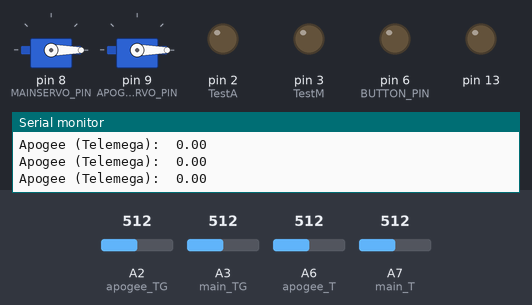
Recording of a sketch running on a simulated Arduino Nano, built with avr-gcc and run on an emulated ATmega328P. On the bench: 2 × servo, output pins drawn as LEDs (lit = HIGH), the last lines printed to the serial monitor. The test bench sets the inputs (shaded band); at power-on: A2 (apogee_TG) = 512, A6 (apogee_T) = 512, A3 (main_TG) = 512, A7 (main_T) = 512. Pins used as bus, display or sensor lines are not drawn.

Above: at 1.2 s.
1.3 s: A2 (apogee_TG) set to 524
4.3 s: A6 (apogee_T) set to 535
10.3 s: A6 (apogee_T) set to 703
11.8 s: A6 (apogee_T) set to 731
14.8 s: A2 (apogee_TG) set to 30
At 15.8 s:
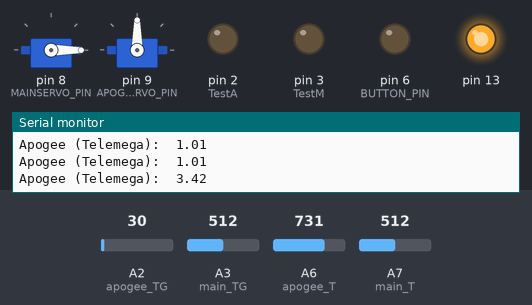
Timing chart, 0 to 17.3 s (numbered marks = the images above; inputs shaded):
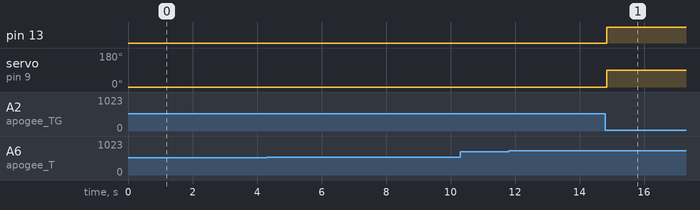

Measured:
- after the input at 14.8 s, pin 13: LOW → HIGH at once; servo on pin 9 (APOGEESERVO_PIN): 0° → 90° at once

The sketch:

sketch_feb14a.ino
```cpp
#include <Servo.h>

// constants won't change

const int APOGEESERVO_PIN = 9; // Arduino pin connected to servo motor's pin
const int MAINSERVO_PIN = 8;

const int BUTTON_PIN = 6;

int TestA = 2;
int TestM = 3;

int apogee_T = A6; //Define, switched them for testing
int apogee_TG = A2;
int main_T = A7;
int main_TG = A3;

int apogee_TVal = 0;
int apogee_TGVal = 0;
int main_TVal = 0;
int main_TGVal = 0;

int buttonState = 0;

Servo servoM;                 // create servo object to control a servo
Servo servoA;

// variables will change:

int AngleA = 0;
int AngleM = 0;

void setup() {
  Serial.begin(9600);         // initialize serial

  pinMode(APOGEESERVO_PIN, OUTPUT); // Define the Relaypin as output pin
  pinMode(MAINSERVO_PIN, OUTPUT);
  digitalWrite(APOGEESERVO_PIN, HIGH);
  digitalWrite(MAINSERVO_PIN, HIGH);

  pinMode(apogee_T, INPUT);
  pinMode(apogee_TG, INPUT);

  pinMode(main_T, INPUT);
  pinMode(main_TG, INPUT);

  servoM.attach(MAINSERVO_PIN);    // attaches the servo on pin 9 to the servo object
  servoA.attach(APOGEESERVO_PIN);
  pinMode(13, OUTPUT);
  digitalWrite(13, LOW);
  servoA.write(AngleA);
  servoM.write(AngleM);

  pinMode(BUTTON_PIN, OUTPUT);
  pinMode(TestA, OUTPUT);
  pinMode(TestM, OUTPUT);
  digitalWrite(TestA, LOW);
  digitalWrite(TestM, LOW);
}

void loop() {

  apogee_TVal = analogRead(apogee_T);
  apogee_TGVal = analogRead(apogee_TG);


  main_TVal = analogRead(main_T);
  main_TGVal = analogRead(main_TG);

  float apogee_TVolt = (apogee_TVal - apogee_TGVal)/204.8;
  float main_TVolt = (main_TVal - main_TGVal)/204.8;

  int apogee_On = digitalRead(APOGEESERVO_PIN);
  int main_On = digitalRead(MAINSERVO_PIN);

  Serial.print("Apogee (Telemega):  "); Serial.print(apogee_TVolt); Serial.print('\n');
  //Serial.print("Main (Telemega):    "); Serial.print(main_TVolt); Serial.print('\n');

  //Serial.print("Main_Relay: "); Serial.print(main_On); Serial.print('\n');


  buttonState = digitalRead(BUTTON_PIN);

  if (buttonState == HIGH) {
    digitalWrite(TestA, HIGH);
    digitalWrite(TestM, HIGH);
  } else {
    digitalWrite(TestA, LOW);
    digitalWrite(TestM, LOW);
  }

  if(apogee_TVolt > 3) {
   digitalWrite(13, HIGH);
      AngleA = 90;
      servoA.write(AngleA);
      delay(1000);
      AngleA = 0;

    // control servo motor arccoding to the angle

    }

  if(main_TVolt > 3) {
    digitalWrite(13, HIGH);
      AngleM = 90;
      servoM.write(90);
      delay(1000);
      AngleM = 0;

    // control servo motor arccoding to the angle

    }
}
```
